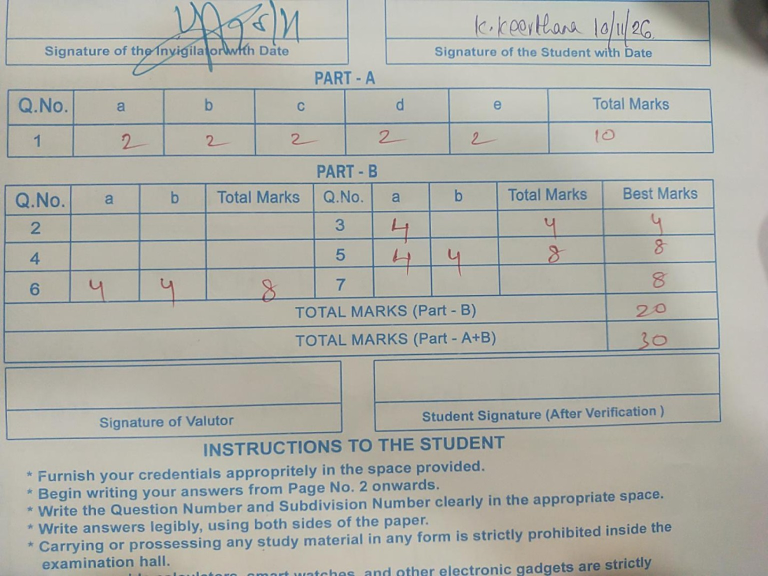
#> input picture assets/reference_images/sheet01_keerthana.jpg, 1536 x 1152 px (shown at 1/2 size)
$ python -i image_alignment.py   (imports and definitions only)
#> lines starting #> are read from the running program, lines starting #| are printed output that depends on the picture; after the words box and inside, x2 and y2 are one past the last pixel; in counts of white or black regions, pixels touching at a corner belong together
### src/image_processing.py
"""Low-level image helpers. The original upload is never modified; everything is lossless PNG."""
from __future__ import annotations

import io
import logging
from pathlib import Path

import cv2
import numpy as np
from PIL import Image, ImageOps

log = logging.getLogger(__name__)
ALLOWED_EXT = {".jpg", ".jpeg", ".png"}


class ImageError(ValueError):
    pass


def _to_bgr(im: Image.Image) -> np.ndarray:
    im = ImageOps.exif_transpose(im).convert("RGB")   # phones store rotation in EXIF
    return cv2.cvtColor(np.array(im), cv2.COLOR_RGB2BGR)


# [38 lines left out: functions load_image, bytes_to_image, save_png, png_bytes, not called in this run]


def blue_mask(bgr: np.ndarray) -> np.ndarray:
    """Mask of the printed blue/cyan table lines and text (OpenCV hue ~ 85-130)."""
    hsv = cv2.cvtColor(bgr, cv2.COLOR_BGR2HSV)
    return cv2.inRange(hsv, (85, 35, 60), (132, 255, 255))


# [25 lines left out: functions enlarge, enhance_colour, line_mask_red_channel, not called in this run]

### src/image_alignment.py
"""Deskew + orientation. The photo is resampled once (rotation) and never resized."""
from __future__ import annotations

import logging
from dataclasses import dataclass

import cv2
import numpy as np

from .image_processing import blue_mask

log = logging.getLogger(__name__)
MIN_WORKING_SIDE = 1000


@dataclass
class Leveled:
    image: np.ndarray
    skew_deg: float


def estimate_skew_deg(bgr: np.ndarray) -> float:
    """Length-weighted median angle of the long printed table lines, folded into (-45, 45]."""
    mask = blue_mask(bgr)
    h, w = mask.shape
    s = 1200.0 / max(h, w)
    if s < 1:
        mask = cv2.resize(mask, None, fx=s, fy=s, interpolation=cv2.INTER_AREA)
        h, w = mask.shape
    k = max(15, min(h, w) // 25)
    long_h = cv2.morphologyEx(mask, cv2.MORPH_OPEN, cv2.getStructuringElement(cv2.MORPH_RECT, (k, 1)))
    long_v = cv2.morphologyEx(mask, cv2.MORPH_OPEN, cv2.getStructuringElement(cv2.MORPH_RECT, (1, k)))
    lines_img = cv2.bitwise_or(long_h, long_v)
    lines = cv2.HoughLinesP(lines_img, 1, np.pi / 720, threshold=60,
                            minLineLength=int(0.12 * min(h, w)), maxLineGap=8)
    if lines is None:
        return 0.0
    angles, weights = [], []
    for x1, y1, x2, y2 in np.asarray(lines).reshape(-1, 4):
        a = np.degrees(np.arctan2(y2 - y1, x2 - x1))
        angles.append(((a + 45.0) % 90.0) - 45.0)
        weights.append(np.hypot(x2 - x1, y2 - y1))
    angles, weights = np.array(angles), np.array(weights)
    order = np.argsort(angles)
    cum = np.cumsum(weights[order])
    return float(angles[order][np.searchsorted(cum, cum[-1] / 2.0)])


def rotate_expand(bgr: np.ndarray, angle_deg: float) -> np.ndarray:
    """Rotate counter-clockwise by angle_deg, growing the canvas so nothing is cropped."""
    if abs(angle_deg) < 0.05:
        return bgr.copy()
    h, w = bgr.shape[:2]
    m = cv2.getRotationMatrix2D((w / 2, h / 2), angle_deg, 1.0)
    cos, sin = abs(m[0, 0]), abs(m[0, 1])
    nw, nh = int(h * sin + w * cos), int(h * cos + w * sin)
    m[0, 2] += nw / 2 - w / 2
    m[1, 2] += nh / 2 - h / 2
    return cv2.warpAffine(bgr, m, (nw, nh), flags=cv2.INTER_CUBIC,
                          borderMode=cv2.BORDER_CONSTANT, borderValue=(255, 255, 255))


def level_image(bgr: np.ndarray) -> Leveled:
    """Make table lines axis-aligned (0/90/180/270 orientation is decided later, losslessly)."""
    short = min(bgr.shape[:2])
    if short < MIN_WORKING_SIDE:   # tiny photos: grid lines are 1 px wide; upscale once so they can be found
        f = MIN_WORKING_SIDE / short
        bgr = cv2.resize(bgr, None, fx=f, fy=f, interpolation=cv2.INTER_CUBIC)
        log.warning("low-resolution photo upscaled x%.2f - retake at higher resolution if results are poor", f)
    angle = estimate_skew_deg(bgr)
    log.info("estimated skew %.2f deg", angle)
    return Leveled(rotate_expand(bgr, angle), angle)


def rot90_k(bgr: np.ndarray, k: int) -> np.ndarray:
    """Lossless counter-clockwise quarter turns."""
    return np.ascontiguousarray(np.rot90(bgr, k % 4))

>>> import cv2
>>> picture = cv2.imread('../assets/reference_images/sheet01_keerthana.jpg')
#> picture is the input picture: shape (1152, 1536, 3); mean B, G, R 167, 174.5, 173.5
>>> result = level_image(picture)
#> in blue_mask, `hsv = cv2.cvtColor(bgr, cv2.COLOR_BGR2HSV)`: hsv: shape (1152, 1536, 3); mean H, S, V 41, 24.8, 178.8
#> in blue_mask, `return cv2.inRange(hsv, (85, 35, 60), (132, 255, 255))`:
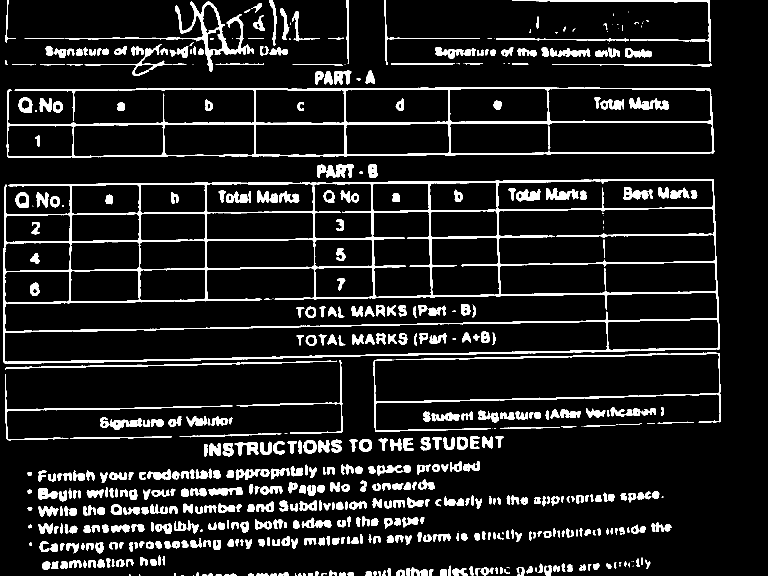
#> returned value: shape (1152, 1536) (shown at 1/2 size); 10.2% white; 622 white regions (70 under 20 px), largest, box (x1, y1, x2, y2) and area: (6, 358, 1440, 728) 40260, (13, 174, 1429, 316) 17570, (747, 705, 1442, 864) 5289
#> in estimate_skew_deg, `mask = cv2.resize(mask, None, fx=s, fy=s, interpolation=cv2.INTER_AREA)`:
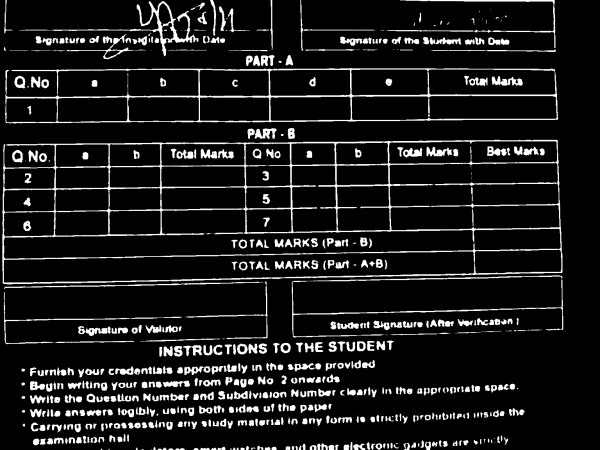
#> mask: shape (900, 1200) (shown at 1/2 size); min 0, max 255, mean 26.1
#> in estimate_skew_deg, `long_h = cv2.morphologyEx(mask, cv2.MORPH_OPEN, cv2.getStructuringElem..`:
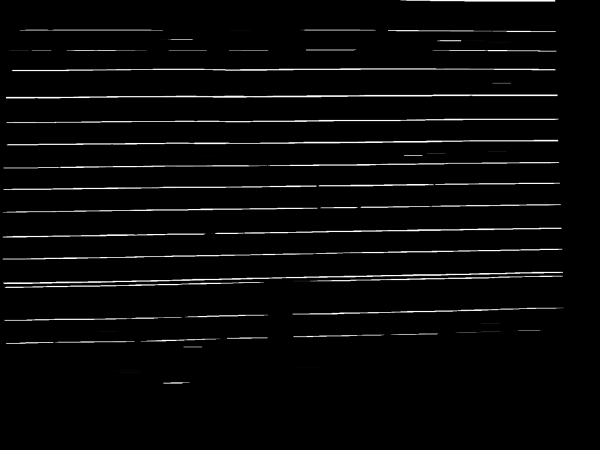
#> long_h: shape (900, 1200) (shown at 1/2 size); min 0, max 255, mean 8.3
#> in estimate_skew_deg, `long_v = cv2.morphologyEx(mask, cv2.MORPH_OPEN, cv2.getStructuringElem..`:
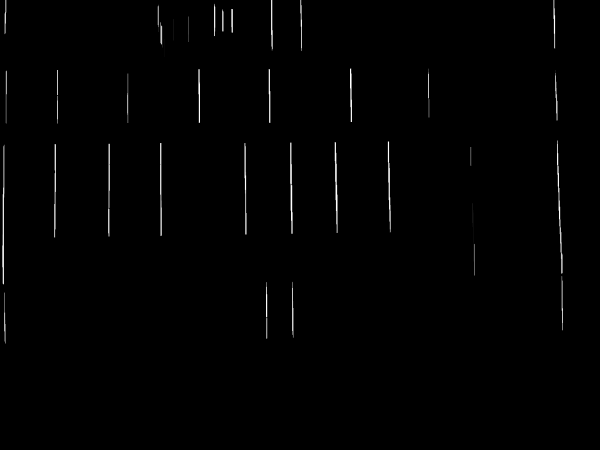
#> long_v: shape (900, 1200) (shown at 1/2 size); min 0, max 255, mean 1.8
#> in estimate_skew_deg, `lines_img = cv2.bitwise_or(long_h, long_v)`:
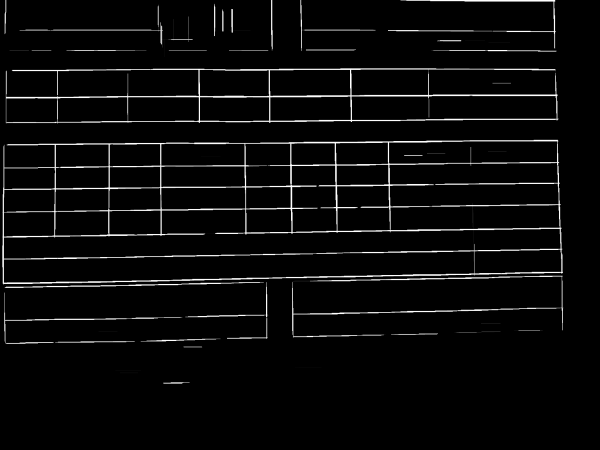
#> lines_img: shape (900, 1200) (shown at 1/2 size); min 0, max 255, mean 10.1
#> in estimate_skew_deg, `lines = cv2.HoughLinesP(lines_img, 1, np.pi / 720, threshold=60, minLi..`: lines = 118 rows, first 6: [11, 195, 1115, 190], [24, 139, 1111, 139], [540, 330, 1118, 325], [66, 574, 532, 564], [43, 474, 409, 468], [517, 557, 1125, 544]
#> the loop in estimate_skew_deg, `for x1, y1, x2, y2 in np.asarray(lines).reshape(-1, 4):` made 118 passes
#> (x1, y1, x2, y2, a) on passes 1 to 12: (11, 195, 1115, 190, -0.259), (24, 139, 1111, 139, 0), (540, 330, 1118, 325, -0.496), (66, 574, 532, 564, -1.23), (43, 474, 409, 468, -0.939), (517, 557, 1125, 544, -1.22), (430, 466, 985, 457, -0.929), (6, 380, 1119, 365, -0.772), (722, 413, 1121, 408, -0.718), (4, 518, 1124, 499, -0.972), (15, 288, 462, 285, -0.385), (5, 424, 1038, 411, -0.721)
#> after the loop in estimate_skew_deg, `for x1, y1, x2, y2 in np.asarray(lines).reshape(-1, 4):`: angles = 118 values, max 1.13 at index 80, min -2.12 at index 98, mean -0.557; weights = 118 values, max 1120.2 at index 9, min 108 at index 60, mean 294.7
#> in estimate_skew_deg, `order = np.argsort(angles)`: order = 118 values, max 117 at index 62, min 0 at index 68, mean 58.5
#> in estimate_skew_deg, `cum = np.cumsum(weights[order])`: cum = 118 values from 162.1 to 34776.6
#> in level_image, `angle = estimate_skew_deg(bgr)`: angle = -0.557
#> in rotate_expand, `m = cv2.getRotationMatrix2D((w / 2, h / 2), angle_deg, 1.0)`: m = [[1, -0.00972, 5.64], [0.00972, 1, -7.44]]
#> in rotate_expand, `cos, sin = abs(m[0, 0]), abs(m[0, 1])`: cos = 1; sin = 0.00972
#> in rotate_expand, `nw, nh = int(h * sin + w * cos), int(h * cos + w * sin)`: nw = 1547; nh = 1166
#> in rotate_expand, `return cv2.warpAffine(bgr, m, (nw, nh), flags=cv2.INTER_CUBIC, borderM..`:
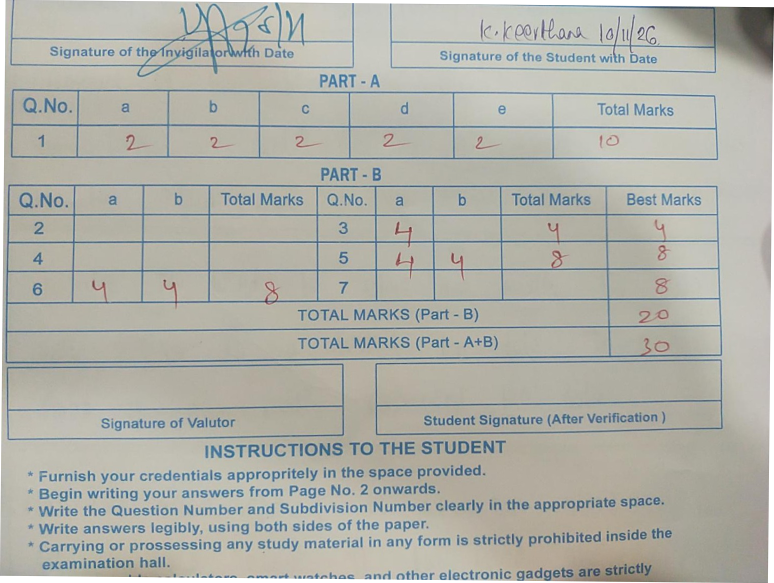
#> returned value: shape (1166, 1547, 3) (shown at 1/2 size); mean of channels 0, 1, 2 168.7, 176, 175; drawn as B, G, R

$ run again, on assets/reference_images/sheet02_pavalika.jpg
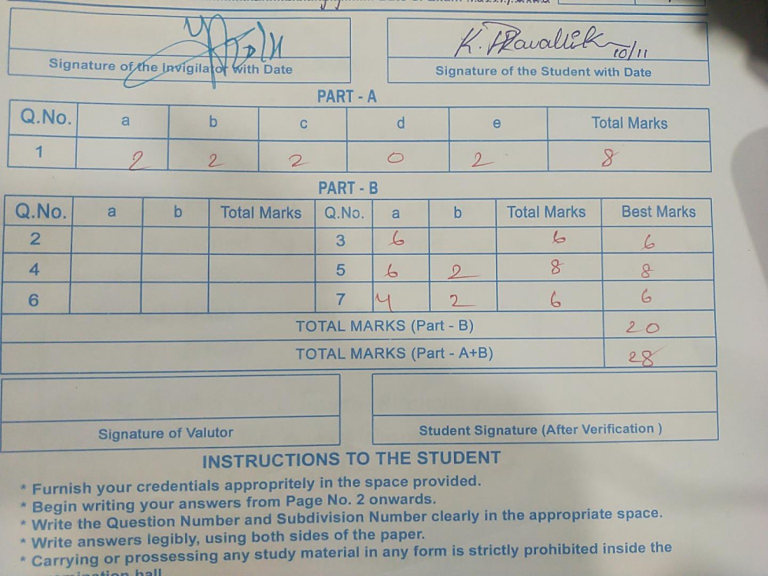
#> input picture assets/reference_images/sheet02_pavalika.jpg, 1536 x 1152 px (shown at 1/2 size)
#> picture is the input picture: shape (1152, 1536, 3); mean B, G, R 167.8, 174.2, 172.9
#> hsv: shape (1152, 1536, 3); mean H, S, V 42, 23.3, 178.2
#> in blue_mask, `return cv2.inRange(hsv, (85, 35, 60), (132, 255, 255))`:
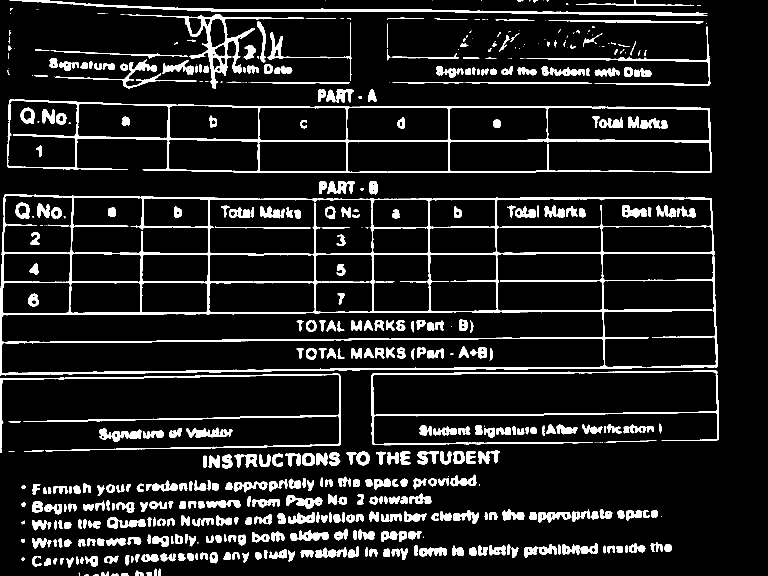
#> returned value: shape (1152, 1536) (shown at 1/2 size); 10.6% white; 593 white regions (119 under 20 px), largest, box (x1, y1, x2, y2) and area: (0, 388, 1436, 751) 38576, (14, 198, 1424, 346) 16720, (743, 741, 1438, 891) 6453
#> in estimate_skew_deg, `lines_img = cv2.bitwise_or(long_h, long_v)`:
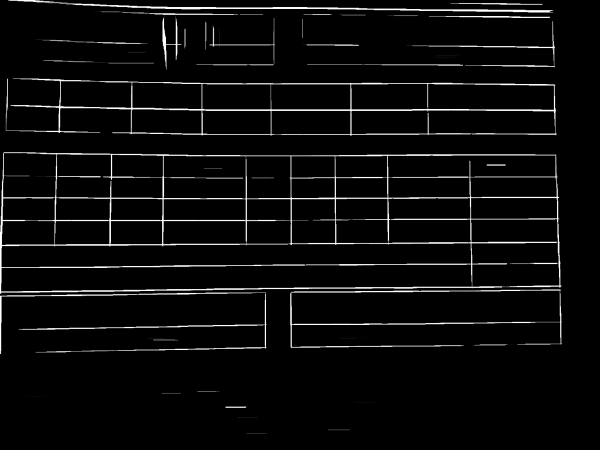
#> lines_img: shape (900, 1200) (shown at 1/2 size); min 0, max 255, mean 11.1
#> lines = 166 rows, first 6: [89, 491, 890, 485], [221, 310, 1112, 310], [218, 13, 1106, 20], [3, 396, 1118, 396], [58, 535, 384, 533], [530, 218, 1111, 220]
#> the loop in estimate_skew_deg, `for x1, y1, x2, y2 in np.asarray(lines).reshape(-1, 4):` made 166 passes
#> (x1, y1, x2, y2, a) on passes 1 to 3: (89, 491, 890, 485, -0.429), (221, 310, 1112, 310, 0), (218, 13, 1106, 20, 0.452)
#> after the loop in estimate_skew_deg, `for x1, y1, x2, y2 in np.asarray(lines).reshape(-1, 4):`: angles = 166 values, max 2.43 at index 91, min -1.51 at index 51, mean 0.0072; weights = 166 values, max 1122 at index 13, min 108 at index 128, mean 259.5
#> order = 166 values, max 165 at index 150, min 0 at index 28, mean 82.5
#> cum = 166 values from 380.1 to 43069.9
#> angle = 0

$ run again, on assets/reference_images/sheet03_jyothi_portrait.jpg
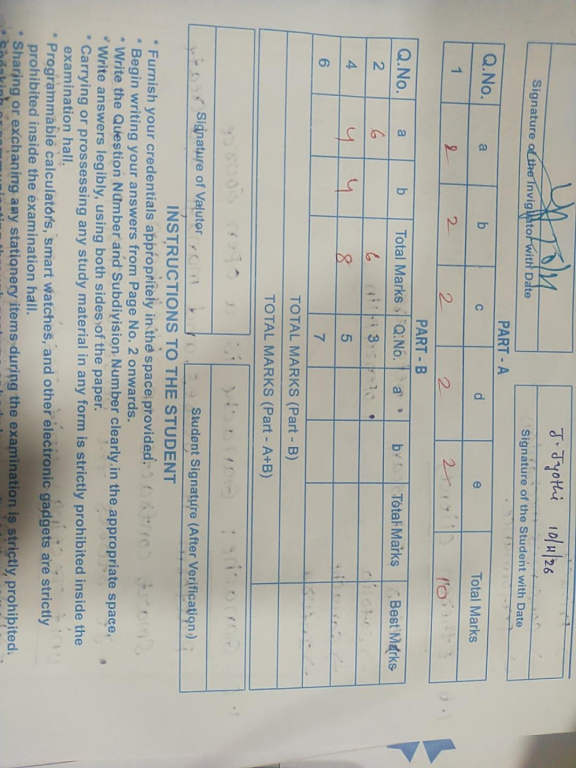
#> input picture assets/reference_images/sheet03_jyothi_portrait.jpg, 1152 x 1536 px (shown at 1/2 size)
#> picture is the input picture: shape (1536, 1152, 3); mean B, G, R 169, 176.5, 176
#> hsv: shape (1536, 1152, 3); mean H, S, V 40.2, 23, 180.5
#> in estimate_skew_deg, `long_v = cv2.morphologyEx(mask, cv2.MORPH_OPEN, cv2.getStructuringElem..`:
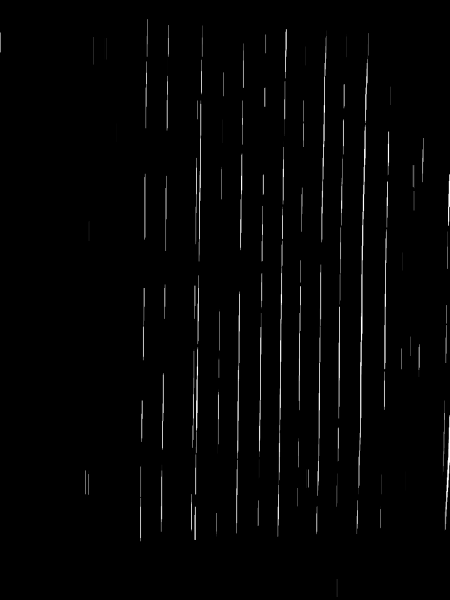
#> long_v: shape (1200, 900) (shown at 1/2 size); min 0, max 255, mean 3.6
#> lines = 55 rows, first 6: [568, 271, 572, 58], [398, 522, 402, 201], [637, 861, 642, 529], [556, 1072, 563, 489], [480, 500, 483, 307], [725, 520, 734, 118]
#> the loop in estimate_skew_deg, `for x1, y1, x2, y2 in np.asarray(lines).reshape(-1, 4):` made 55 passes
#> (x1, y1, x2, y2, a) on passes 1 to 8: (568, 271, 572, 58, -88.92), (398, 522, 402, 201, -89.29), (637, 861, 642, 529, -89.14), (556, 1072, 563, 489, -89.31), (480, 500, 483, 307, -89.11), (725, 520, 734, 118, -88.72), (471, 1075, 479, 610, -89.01), (720, 832, 724, 604, -88.99)
#> after the loop in estimate_skew_deg, `for x1, y1, x2, y2 in np.asarray(lines).reshape(-1, 4):`: angles = 55 values, max 2.65 at index 51, min -1.91 at index 37, mean 0.776; weights = 55 values, max 583 at index 3, min 110 at index 48, mean 201.8
#> order = 55 values, max 54 at index 2, min 0 at index 48, mean 27
#> cum = 55 values from 120.1 to 11100.6
#> angle = 0.816
#> m = [[1, 0.0142, -10.87], [-0.0142, 1, 8.28]]
#> cos = 1; sin = 0.0142
#> nw = 1173; nh = 1552
#> in rotate_expand, `return cv2.warpAffine(bgr, m, (nw, nh), flags=cv2.INTER_CUBIC, borderM..`:
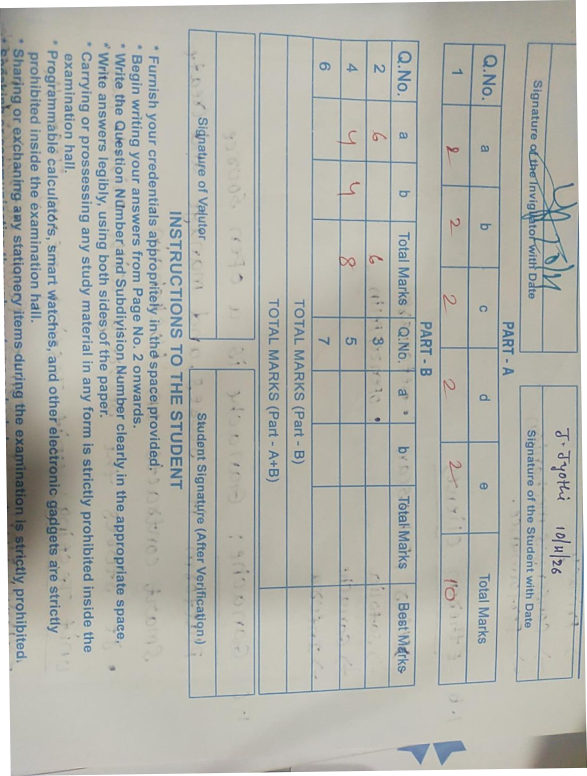
#> returned value: shape (1552, 1173, 3) (shown at 1/2 size); mean of channels 0, 1, 2 171.4, 178.7, 178.2; drawn as B, G, R

$ run again, on assets/reference_images/sheet04_lakshmi_rotated.jpg
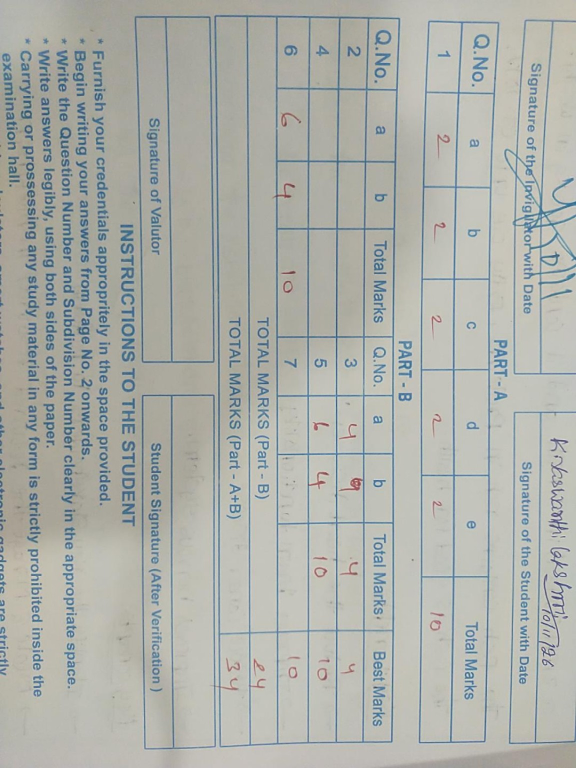
#> input picture assets/reference_images/sheet04_lakshmi_rotated.jpg, 1152 x 1536 px (shown at 1/2 size)
#> picture is the input picture: shape (1536, 1152, 3); mean B, G, R 170.3, 175.8, 173.1
#> hsv: shape (1536, 1152, 3); mean H, S, V 44.6, 21.9, 179.2
#> in blue_mask, `return cv2.inRange(hsv, (85, 35, 60), (132, 255, 255))`:
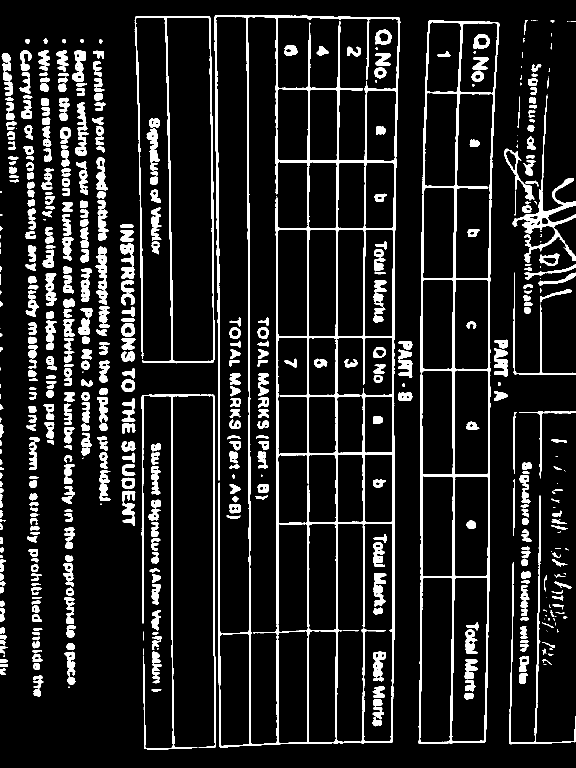
#> returned value: shape (1536, 1152) (shown at 1/2 size); 11.6% white; 562 white regions (83 under 20 px), largest, box (x1, y1, x2, y2) and area: (429, 30, 801, 1495) 46629, (837, 40, 999, 1488) 20910, (269, 32, 429, 727) 7837
#> in estimate_skew_deg, `lines_img = cv2.bitwise_or(long_h, long_v)`:
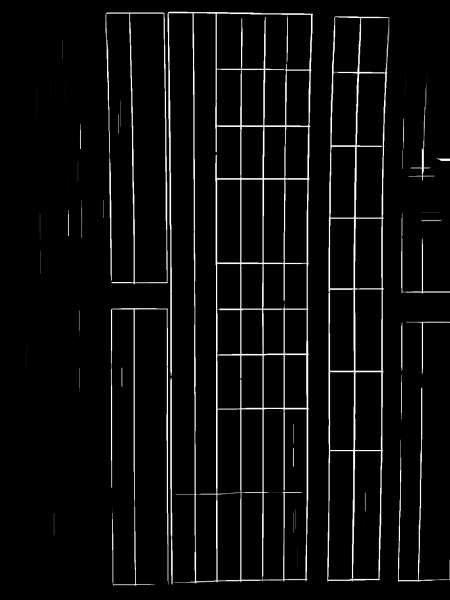
#> lines_img: shape (1200, 900) (shown at 1/2 size); min 0, max 255, mean 11.9
#> lines = 153 rows, first 6: [525, 941, 528, 40], [432, 1164, 432, 24], [482, 1163, 482, 25], [340, 759, 341, 1070], [433, 1164, 433, 24], [338, 36, 343, 1168]
#> the loop in estimate_skew_deg, `for x1, y1, x2, y2 in np.asarray(lines).reshape(-1, 4):` made 153 passes
#> (x1, y1, x2, y2, a) on passes 1 to 3: (525, 941, 528, 40, -89.81), (432, 1164, 432, 24, -90), (482, 1163, 482, 25, -90)
#> after the loop in estimate_skew_deg, `for x1, y1, x2, y2 in np.asarray(lines).reshape(-1, 4):`: angles = 153 values, max 2.51 at index 138, min -1.96 at index 99, mean 0.0258; weights = 153 values, max 1140 at index 1, min 109 at index 77, mean 299.8
#> order = 153 values, max 152 at index 19, min 0 at index 113, mean 76
#> cum = 153 values from 117.1 to 45872.6
#> angle = 0
